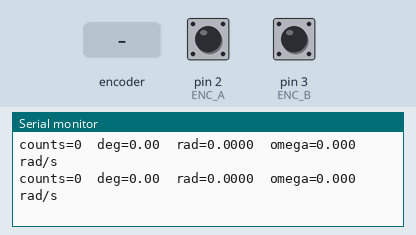
This sketch was run on a simulated Arduino Mega 2560, built with avr-gcc and run on an emulated ATmega2560. Parts: the last lines printed to the serial monitor. Inputs (shaded band) come from the test bench; at power-on: pin 2 (ENC_A) HIGH, pin 3 (ENC_B) HIGH.

Above: at 1.2 s.
1.3 s: rotary encoder on pin 2 (ENC_A) / pin 3 (ENC_B) turned 1 step (first pin leading)
At 1.32 s:
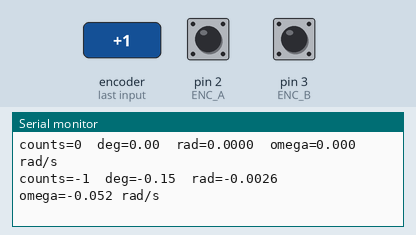
3.0 s: rotary encoder on pin 2 (ENC_A) / pin 3 (ENC_B) turned 1 step (first pin leading)
At 3.02 s:
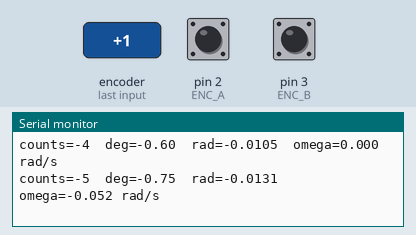
Timing chart, 0 to 6.0 s (numbered marks = the images above; inputs shaded):
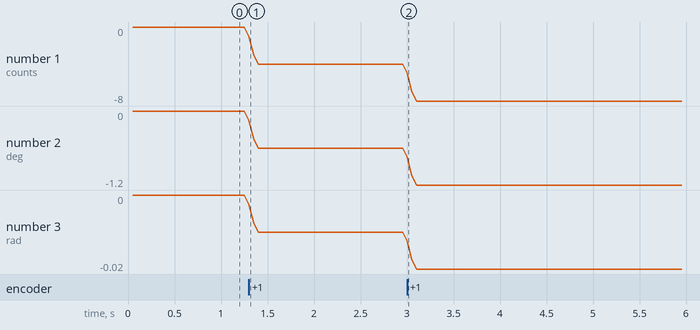

Measured:
- after the input at 1.3 s, the serial monitor: prints a new line at once (image 1)
- after the input at 3.0 s, the serial monitor: prints a new line at once (image 2)
- plotted number 1: 0 → -4 after the input at 1.3 s, -4 → -8 after the input at 3.0 s
- plotted number 2: 0 → -0.6 after the input at 1.3 s, -0.6 → -1.2 after the input at 3.0 s
- plotted number 3: 0 → -0.01 after the input at 1.3 s, -0.01 → -0.02 after the input at 3.0 s

The sketch:

pendule_inverse.ino
```cpp
/**
 * ============================================================
 *  PENDULE INVERSÉ — Contrôle LQR sur chariot linéaire
 * ============================================================
 *
 * Matériel supposé :
 *   - Arduino Mega (recommandé : 6 broches d'interruption)
 *     ou ESP32 (toutes les broches supportent les interruptions)
 *   - Codeur incrémental quadrature sur broches 2 & 3 (INT0/INT1 Mega)
 *   - Driver pas à pas (A4988/DRV8825/TMC2209) sur broches STEP/DIR
 *   - Fin de course optionnel sur broche LIMIT_PIN
 *
 * Bibliothèques requises :
 *   - AccelStepper  → Gestionnaire de bibliothèques Arduino
 *
 * Contrôleur :
 *   Retour d'état LQR linéarisé autour de l'équilibre instable (θ=0)
 *   u = -K * [θ, θ̇, x, ẋ]
 *   où u est la vitesse du chariot en mm/s.
 *
 *   Les gains K sont à régler selon votre système physique.
 *   Un point de départ raisonnable est fourni — ajustez par simulation
 *   ou par essais (voir section RÉGLAGE DES GAINS).
 *
 * Repère angulaire :
 *   θ = 0   → pendule vertical vers le HAUT (équilibre instable)
 *   θ > 0   → pendule penché à droite
 *   Le codeur doit être câblé pour que ce sens soit respecté.
 * ============================================================


#include "encoder.h"
#include "stepper_velocity.h"

// ─────────────────────────────────────────────
//  BROCHES
// ─────────────────────────────────────────────
constexpr uint8_t ENC_A       = 2;   // Interruption INT0
constexpr uint8_t ENC_B       = 3;   // Interruption INT1
constexpr uint8_t STEP_PIN    = 5;
constexpr uint8_t DIR_PIN     = 6;
constexpr uint8_t ENABLE_PIN  = 7;   // LOW = driver activé (A4988/DRV8825)
constexpr uint8_t LIMIT_PIN   = 8;   // fin de course (INPUT_PULLUP, NC)

// ─────────────────────────────────────────────
//  PARAMÈTRES MÉCANIQUES  — À ADAPTER
// ─────────────────────────────────────────────
// Codeur
constexpr uint16_t ENC_PPR        = 600;    // impulsions/tour (avant x4)
constexpr float    ENC_OFFSET_RAD = 0.0f;    // offset si le zéro n'est pas au top

float u_filtered = 0.0f;          // commande lissée
constexpr float U_ALPHA = 0.25;   // 0.0 = immobile, 1.0 = pas de lissage
                                   // commencez à 0.3, montez si trop mou

// Moteur / transmission
constexpr float STEPS_PER_REV  = 200.0f;    // pas/tour moteur (1.8°)
constexpr float MICROSTEPPING  = 16.0f;     // microstep configuré sur le driver
constexpr float PULLEY_DIAM_MM = 113.2f;     // diamètre primitif poulie crantée (mm)
// steps/mm = (steps/rev * microstepping) / (π * Ø)
const float STEPS_PER_MM = (STEPS_PER_REV * MICROSTEPPING)
                           / (PI * PULLEY_DIAM_MM);   // ≈ 50.9 steps/mm pour GT2 Ø20

// Limites du chariot (mm depuis la position zéro, trouvée à l'init)
constexpr float RAIL_HALF_LENGTH_MM = 300.0f;

// ─────────────────────────────────────────────
//  PARAMÈTRES DU CONTRÔLEUR LQR  — À RÉGLER
// ─────────────────────────────────────────────
//
//  RÉGLAGE DES GAINS :
//  Le modèle linéarisé du pendule sur chariot est :
//    θ̈ = (g/l)·θ  +  (1/l)·ü_chariot   (approximation sin θ ≈ θ)
//  avec l = longueur du pendule (m), g = 9.81 m/s²
//
//  Pour régler par simulation (Python/Matlab) :
//    A = [[0,1,0,0],[g/l,0,0,0],[0,0,0,1],[0,0,0,0]]
//    B = [[0],[-1/l],[0],[1]]
//    Q = diag([q_theta, q_dtheta, q_x, q_dx])
//    R = [r_u]
//  puis K = lqr(A, B, Q, R)
//
//  Point de départ empirique (pendule ~30 cm, rail ~300 mm) :
//    K = [Kθ, Kθ̇, Kx, Kẋ]  →  u_vitesse = -K * état
//
constexpr float PENDULUM_LENGTH_M = 0.0152f;   // longueur pendule (m) — à mesurer !

// Gains LQR (vitesse chariot en mm/s par unité d'état)
// θ en rad, θ̇ en rad/s, x en mm, ẋ en mm/s
constexpr float K_THETA  =  -3162.0f;   // [mm/s / rad]
constexpr float K_DTHETA =  -6377.0f;   // [mm/s / (rad/s)]
constexpr float K_X      =  -0.0867f;   // [mm/s / mm]     (maintien de position)
constexpr float K_DX     =  -0.05406f;   // [mm/s / (mm/s)]

// Saturation de la commande
constexpr float MAX_VELOCITY_MMS  = 7000.0f;  // mm/s

// Zone d'activation du contrôle (en dehors = arrêt moteur)
// Si le pendule est trop loin de la verticale, on abandonne
constexpr float CONTROL_ANGLE_RAD = 1.50f;   // ≈ 20°

// ─────────────────────────────────────────────
//  PÉRIODE D'ÉCHANTILLONNAGE
// ─────────────────────────────────────────────
constexpr unsigned long CONTROL_PERIOD_US = 5000UL;   // 5 ms → 200 Hz

// ─────────────────────────────────────────────
//  OBJETS GLOBAUX
// ─────────────────────────────────────────────
Encoder        enc(ENC_A, ENC_B, ENC_PPR, ENC_OFFSET_RAD);
StepperVelocity motor(STEP_PIN, DIR_PIN, STEPS_PER_MM, MAX_VELOCITY_MMS);

// ISR globales — obligatoire pour les méthodes d'instance
void isrA() { enc.handleA(); }
void isrB() { enc.handleB(); }

// ─────────────────────────────────────────────
//  VARIABLES D'ÉTAT
// ─────────────────────────────────────────────
enum State { INIT, HOMING, WAITING, CONTROLLING, FAULT };
State systemState = INIT;

float x_ref_mm = 0.0f;           // consigne de position chariot (centre rail)

// Filtrage simple de la vitesse du chariot (dérivée de position)
float x_prev_mm  = 0.0f;
float dx_filtered = 0.0f;
constexpr float DX_ALPHA = 0.2f;

unsigned long lastControlTime_us = 0;

// ─────────────────────────────────────────────
//  SETUP
// ─────────────────────────────────────────────
void setup() {
  Serial.begin(115200);

  enc.begin();
  attachInterrupt(digitalPinToInterrupt(ENC_A), isrA, CHANGE);
  attachInterrupt(digitalPinToInterrupt(ENC_B), isrB, CHANGE);

  pinMode(ENABLE_PIN, OUTPUT);
  digitalWrite(ENABLE_PIN, HIGH);  // driver désactivé au départ

  motor.begin();
  motor.setSoftLimits(-RAIL_HALF_LENGTH_MM, RAIL_HALF_LENGTH_MM);

  pinMode(LIMIT_PIN, INPUT_PULLUP);

  Serial.println(F("=== Pendule Inverse - LQR ==="));
  Serial.print(F("stalcule = "));
  Serial.println(STEPS_PER_MM, 3);
  Serial.println(F("Envoyez 'h' pour homing."));

  systemState = HOMING;
}

// ─────────────────────────────────────────────
//  HOMING : trouve le centre du rail
// ─────────────────────────────────────────────
void doHoming() {
  Serial.println(F("[HOMING] Centrez le chariot manuellement sur le rail."));
  Serial.println(F("Puis envoyez 'c' pour confirmer la position zero."));

  // Attend la confirmation
  while (true) {
    if (Serial.available()) {
      char c = Serial.read();
      if (c == 'c' || c == 'C') break;
    }
  }

  motor.resetPosition();
  x_ref_mm = 0.0f;
  Serial.println(F("[HOMING] Zero defini. Envoyez 's' pour demarrer le controle."));
  systemState = WAITING;
}

// ─────────────────────────────────────────────
//  BOUCLE DE CONTRÔLE LQR
// ─────────────────────────────────────────────
void controlLoop() {
  unsigned long now_us = micros();
  if ((now_us - lastControlTime_us) < CONTROL_PERIOD_US) return;
  lastControlTime_us = now_us;

  // ── Lecture des états ──────────────────────
  float theta  = enc.getAngleRad();          // rad
  float dtheta = enc.getAngularVelocityRad(); // rad/s
  float x      = motor.getPositionMm();       // mm
  float dx_raw = (x - x_prev_mm) / (CONTROL_PERIOD_US * 1e-6f);
  dx_filtered  = DX_ALPHA * dx_raw + (1.0f - DX_ALPHA) * dx_filtered;
  x_prev_mm    = x;

  // ── Vérification zone de contrôle ─────────
  if (abs(theta) > CONTROL_ANGLE_RAD) {
    motor.stop();
    digitalWrite(ENABLE_PIN, HIGH);
    systemState = FAULT;
    Serial.print(F("[FAULT] Angle trop grand : "));
    Serial.print(theta * RAD_TO_DEG, 1);
    Serial.println(F("°. Relancer avec 's'."));
    return;
  }

  // ── Loi LQR : u = -K * [θ, θ̇, x-x_ref, ẋ] ──
  float u = -(K_THETA  * theta
            + K_DTHETA * dtheta
            + K_X      * (x - x_ref_mm)
            + K_DX     * dx_filtered);

  // Saturation
  u = constrain(u, -MAX_VELOCITY_MMS, MAX_VELOCITY_MMS);
  u_filtered = U_ALPHA * u + (1.0f - U_ALPHA) * u_filtered;
  motor.setVelocity(u_filtered);
  motor.update();

  // ── Télémétrie série (décommenter si besoin) ──
  //Format : theta(deg), dtheta(rad/s), x(mm), u(mm/s)
  Serial.print(theta * RAD_TO_DEG, 3);
  Serial.print('\t'); Serial.print(dtheta, 3);
  Serial.print('\t'); Serial.print(x, 2);
  Serial.print('\t'); Serial.println(u, 1);
}

// ─────────────────────────────────────────────
//  LOOP PRINCIPALE
// ─────────────────────────────────────────────
void loop() {
  // Toujours faire tourner les steps moteur en priorité
  motor.update();

  // ── Commandes série ────────────────────────
  if (Serial.available()) {
    char c = Serial.read();
    switch (c) {
      case 'h':
      case 'H':
        systemState = HOMING;
        break;

      case 's':
      case 'S':
        if (systemState == WAITING || systemState == FAULT) {
          enc.reset();
          motor.resetPosition();
          x_prev_mm    = 0.0f;
          dx_filtered  = 0.0f;
          lastControlTime_us = micros();
          digitalWrite(ENABLE_PIN, LOW);  // active le driver
          systemState = CONTROLLING;
          Serial.println(F("[CTRL] Contrôle LQR actif."));
        }
        break;

      case 'e':
      case 'E':
        motor.stop();
        digitalWrite(ENABLE_PIN, HIGH);
        systemState = WAITING;
        Serial.println(F("[STOP] Arrêt d'urgence."));
        break;

      case 'p':
      case 'P':
        // Affichage des paramètres
        Serial.print(F("theta = ")); Serial.print(enc.getAngleRad() * RAD_TO_DEG, 2);
        Serial.print(F("°  dtheta = ")); Serial.print(enc.getAngularVelocityRad(), 3);
        Serial.print(F(" rad/s  x = ")); Serial.print(motor.getPositionMm(), 1);
        Serial.println(F(" mm"));
        break;
    }
  }

  // ── Machine d'état ────────────────────────
  switch (systemState) {
    case HOMING:
      doHoming();
      break;

    case CONTROLLING:
      controlLoop();
      break;

    case WAITING:
    case FAULT:
    case INIT:
    default:
      break;
  }
}
**/

// ── Broches codeur ──────────────────────
#define ENC_A 2   // INT0
#define ENC_B 3   // INT1

// ── Résolution ──────────────────────────
#define PPR 600         // impulsions/tour de votre codeur
#define COUNTS_PER_REV (4 * PPR)   // mode quadrature x4

// ── Variables volatiles (modifiées dans les ISR) ──
volatile int32_t count = 0;

// ── ISR ─────────────────────────────────
void isrA() {
  if (digitalRead(ENC_A) == digitalRead(ENC_B)) count++;
  else count--;
}

void isrB() {
  if (digitalRead(ENC_A) == digitalRead(ENC_B)) count--;
  else count++;
}

void setup() {
  Serial.begin(115200);
  pinMode(ENC_A, INPUT_PULLUP);
  pinMode(ENC_B, INPUT_PULLUP);
  attachInterrupt(digitalPinToInterrupt(ENC_A), isrA, CHANGE);
  attachInterrupt(digitalPinToInterrupt(ENC_B), isrB, CHANGE);
}

void loop() {
  static int32_t prevCount = 0;
  static unsigned long prevTime = 0;

  unsigned long now = millis();
  if (now - prevTime >= 50) {   // affichage toutes les 50 ms
    int32_t c = count;          // lecture atomique
    float angle_deg = (float)c / COUNTS_PER_REV * 360.0;
    float angle_rad = (float)c / COUNTS_PER_REV * TWO_PI;

    // Vitesse en rad/s sur la dernière fenêtre de 50 ms
    float dt = (now - prevTime) / 1000.0;
    float omega = ((float)(c - prevCount) / COUNTS_PER_REV * TWO_PI) / dt;

    Serial.print("counts="); Serial.print(c);
    Serial.print("  deg=");  Serial.print(angle_deg, 2);
    Serial.print("  rad=");  Serial.print(angle_rad, 4);
    Serial.print("  omega="); Serial.print(omega, 3);
    Serial.println(" rad/s");

    prevCount = c;
    prevTime  = now;
  }
}
```

stepper_velocity.cpp
```cpp
#include "stepper_velocity.h"

StepperVelocity::StepperVelocity(uint8_t stepPin, uint8_t dirPin,
                                  float stepsPerMm,
                                  float maxSpeed_mms,
                                  float maxAccel_mms2)
  : _stepper(AccelStepper::DRIVER, stepPin, dirPin),
    _stepsPerMm(stepsPerMm),
    _currentVel_mms(0.0f),
    _limitsEnabled(false),
    _minPos_mm(-1e9f), _maxPos_mm(1e9f)
{
  _maxSpeed_steps = maxSpeed_mms * stepsPerMm;
  _stepper.setMaxSpeed(_maxSpeed_steps);
  // En mode vitesse, setAcceleration n'est pas utilisé par runSpeed(),
  // mais on le garde pour d'éventuels mouvements en position.
  _stepper.setAcceleration(maxAccel_mms2 * stepsPerMm);
}

void StepperVelocity::begin() {
  _stepper.setCurrentPosition(0);
  _stepper.setSpeed(0);
}

void StepperVelocity::setVelocity(float vel_mms) {
  // Clamp à la vitesse max
  vel_mms = constrain(vel_mms, -(_maxSpeed_steps / _stepsPerMm),
                                 (_maxSpeed_steps / _stepsPerMm));

  // Fins de course logiciels
  if (_limitsEnabled) {
    float posMm = getPositionMm();
    if (posMm <= _minPos_mm && vel_mms < 0.0f) vel_mms = 0.0f;
    if (posMm >= _maxPos_mm && vel_mms > 0.0f) vel_mms = 0.0f;
  }

  _currentVel_mms = vel_mms;
  _stepper.setSpeed(mmToSteps(vel_mms));
}

void StepperVelocity::update() {
  // runSpeed() avance d'un pas si le timing l'exige — ne bloque pas
  _stepper.runSpeed();
}

float StepperVelocity::getPositionMm() const {
  return stepsToMm((float)_stepper.currentPosition());
}

void StepperVelocity::resetPosition() {
  _stepper.setCurrentPosition(0);
}

void StepperVelocity::stop() {
  _currentVel_mms = 0.0f;
  _stepper.setSpeed(0.0f);
}

void StepperVelocity::setSoftLimits(float minMm, float maxMm) {
  _minPos_mm     = minMm;
  _maxPos_mm     = maxMm;
  _limitsEnabled = true;
}
```

stepper_velocity.h
```cpp
#pragma once
#include <Arduino.h>
#include <AccelStepper.h>

/**
 * Contrôle en vitesse d'un moteur pas à pas via AccelStepper.
 * On impose directement une consigne de vitesse (mm/s ou steps/s)
 * sans gérer manuellement les pas de temps.
 *
 * AccelStepper est utilisé en mode vitesse constante (runSpeed),
 * avec une accélération max pour les transitions.
 *
 * Bibliothèque requise : AccelStepper (Mike McCaulay)
 * → Gestionnaire de bibliothèques Arduino : "AccelStepper"
 */
class StepperVelocity {
public:
  /**
   * @param stepPin     Broche STEP du driver (A4988, DRV8825, TMC2209…)
   * @param dirPin      Broche DIR du driver
   * @param stepsPerMm  Pas moteur par mm de déplacement chariot
   *                    = (steps/rev * microstepping) / (π * pulley_diameter_mm)
   *                    Ex: 200 * 16 / (π * 20) ≈ 50.9 steps/mm pour poulie GT2 Ø20mm
   * @param maxSpeed_mms   Vitesse max en mm/s
   * @param maxAccel_mms2  Accélération max en mm/s² (pour les changements de vitesse)
   */
  StepperVelocity(uint8_t stepPin, uint8_t dirPin,
                  float stepsPerMm,
                  float maxSpeed_mms  = 500.0f,
                  float maxAccel_mms2 = 2000.0f);

  void begin();

  /**
   * Définit la consigne de vitesse en mm/s.
   * Signe : positif = droite, négatif = gauche (selon câblage DIR).
   * À appeler à chaque itération du contrôleur.
   */
  void setVelocity(float vel_mms);

  /**
   * Met à jour le moteur — DOIT être appelé le plus souvent possible
   * dans loop() ou une ISR timer. Ne bloque pas.
   */
  void update();

  // Vitesse actuelle commandée (mm/s)
  float getCurrentVelocity() const { return _currentVel_mms; }

  // Position absolue en mm depuis le reset (intégrée depuis les steps)
  float getPositionMm() const;

  // Remet la position à zéro (ne bouge pas le moteur)
  void resetPosition();

  // Arrêt d'urgence immédiat
  void stop();

  // Limite de position logicielle (fin de course soft) en mm
  void setSoftLimits(float minMm, float maxMm);

private:
  AccelStepper _stepper;
  float        _stepsPerMm;
  float        _maxSpeed_steps;
  float        _currentVel_mms;

  // Fins de course logiciels
  float _minPos_mm, _maxPos_mm;
  bool  _limitsEnabled;

  float mmToSteps(float mm) const { return mm * _stepsPerMm; }
  float stepsToMm(float s)  const { return s  / _stepsPerMm; }
};
```
